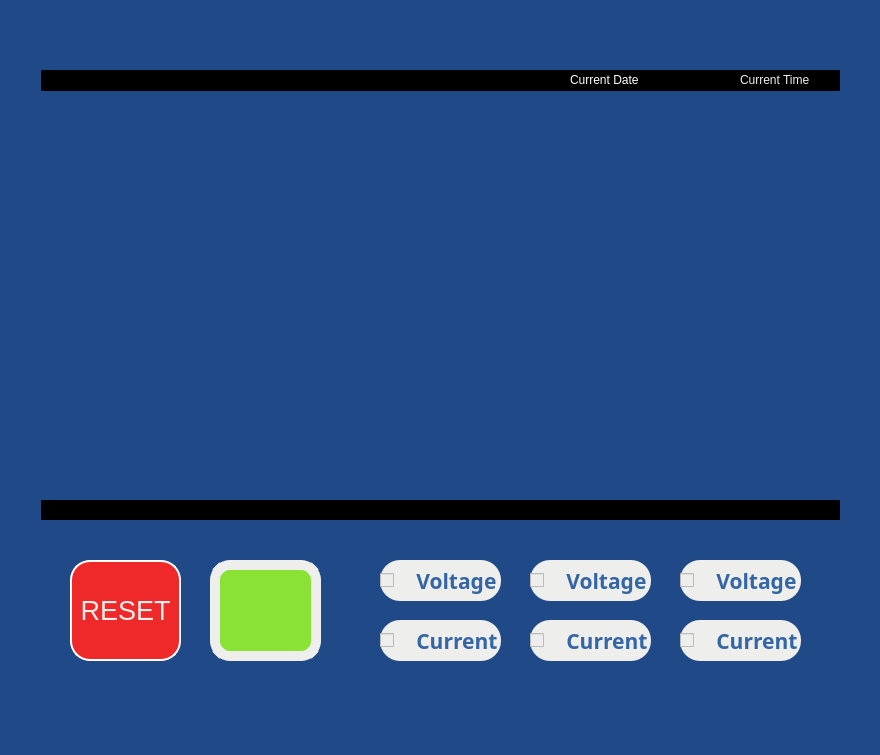
<?xml version="1.0" encoding="UTF-8"?>
<ui version="4.0">
 <class>MonitorGraph</class>
 <widget class="QDialog" name="MonitorGraph">
  <property name="geometry">
   <rect>
    <x>0</x>
    <y>0</y>
    <width>880</width>
    <height>755</height>
   </rect>
  </property>
  <property name="windowTitle">
   <string>Dialog</string>
  </property>
  <property name="styleSheet">
   <string notr="true">background-color: rgb(32, 74, 135);</string>
  </property>
  <widget class="QCustomPlot" name="customPlot" native="true">
   <property name="geometry">
    <rect>
     <x>40</x>
     <y>70</y>
     <width>800</width>
     <height>450</height>
    </rect>
   </property>
   <property name="palette">
    <palette>
     <active>
      <colorrole role="WindowText">
       <brush brushstyle="SolidPattern">
        <color alpha="255">
         <red>0</red>
         <green>0</green>
         <blue>0</blue>
        </color>
       </brush>
      </colorrole>
      <colorrole role="Button">
       <brush brushstyle="SolidPattern">
        <color alpha="255">
         <red>32</red>
         <green>74</green>
         <blue>135</blue>
        </color>
       </brush>
      </colorrole>
      <colorrole role="Light">
       <brush brushstyle="SolidPattern">
        <color alpha="255">
         <red>255</red>
         <green>255</green>
         <blue>255</blue>
        </color>
       </brush>
      </colorrole>
      <colorrole role="Midlight">
       <brush brushstyle="SolidPattern">
        <color alpha="255">
         <red>247</red>
         <green>247</green>
         <blue>247</blue>
        </color>
       </brush>
      </colorrole>
      <colorrole role="Dark">
       <brush brushstyle="SolidPattern">
        <color alpha="255">
         <red>119</red>
         <green>119</green>
         <blue>119</blue>
        </color>
       </brush>
      </colorrole>
      <colorrole role="Mid">
       <brush brushstyle="SolidPattern">
        <color alpha="255">
         <red>159</red>
         <green>159</green>
         <blue>159</blue>
        </color>
       </brush>
      </colorrole>
      <colorrole role="Text">
       <brush brushstyle="SolidPattern">
        <color alpha="255">
         <red>0</red>
         <green>0</green>
         <blue>0</blue>
        </color>
       </brush>
      </colorrole>
      <colorrole role="BrightText">
       <brush brushstyle="SolidPattern">
        <color alpha="255">
         <red>255</red>
         <green>255</green>
         <blue>255</blue>
        </color>
       </brush>
      </colorrole>
      <colorrole role="ButtonText">
       <brush brushstyle="SolidPattern">
        <color alpha="255">
         <red>0</red>
         <green>0</green>
         <blue>0</blue>
        </color>
       </brush>
      </colorrole>
      <colorrole role="Base">
       <brush brushstyle="SolidPattern">
        <color alpha="255">
         <red>32</red>
         <green>74</green>
         <blue>135</blue>
        </color>
       </brush>
      </colorrole>
      <colorrole role="Window">
       <brush brushstyle="SolidPattern">
        <color alpha="255">
         <red>32</red>
         <green>74</green>
         <blue>135</blue>
        </color>
       </brush>
      </colorrole>
      <colorrole role="Shadow">
       <brush brushstyle="SolidPattern">
        <color alpha="255">
         <red>0</red>
         <green>0</green>
         <blue>0</blue>
        </color>
       </brush>
      </colorrole>
      <colorrole role="AlternateBase">
       <brush brushstyle="SolidPattern">
        <color alpha="255">
         <red>247</red>
         <green>247</green>
         <blue>247</blue>
        </color>
       </brush>
      </colorrole>
      <colorrole role="ToolTipBase">
       <brush brushstyle="SolidPattern">
        <color alpha="255">
         <red>255</red>
         <green>255</green>
         <blue>220</blue>
        </color>
       </brush>
      </colorrole>
      <colorrole role="ToolTipText">
       <brush brushstyle="SolidPattern">
        <color alpha="255">
         <red>0</red>
         <green>0</green>
         <blue>0</blue>
        </color>
       </brush>
      </colorrole>
      <colorrole role="PlaceholderText">
       <brush brushstyle="SolidPattern">
        <color alpha="128">
         <red>0</red>
         <green>0</green>
         <blue>0</blue>
        </color>
       </brush>
      </colorrole>
     </active>
     <inactive>
      <colorrole role="WindowText">
       <brush brushstyle="SolidPattern">
        <color alpha="255">
         <red>0</red>
         <green>0</green>
         <blue>0</blue>
        </color>
       </brush>
      </colorrole>
      <colorrole role="Button">
       <brush brushstyle="SolidPattern">
        <color alpha="255">
         <red>32</red>
         <green>74</green>
         <blue>135</blue>
        </color>
       </brush>
      </colorrole>
      <colorrole role="Light">
       <brush brushstyle="SolidPattern">
        <color alpha="255">
         <red>255</red>
         <green>255</green>
         <blue>255</blue>
        </color>
       </brush>
      </colorrole>
      <colorrole role="Midlight">
       <brush brushstyle="SolidPattern">
        <color alpha="255">
         <red>247</red>
         <green>247</green>
         <blue>247</blue>
        </color>
       </brush>
      </colorrole>
      <colorrole role="Dark">
       <brush brushstyle="SolidPattern">
        <color alpha="255">
         <red>119</red>
         <green>119</green>
         <blue>119</blue>
        </color>
       </brush>
      </colorrole>
      <colorrole role="Mid">
       <brush brushstyle="SolidPattern">
        <color alpha="255">
         <red>159</red>
         <green>159</green>
         <blue>159</blue>
        </color>
       </brush>
      </colorrole>
      <colorrole role="Text">
       <brush brushstyle="SolidPattern">
        <color alpha="255">
         <red>0</red>
         <green>0</green>
         <blue>0</blue>
        </color>
       </brush>
      </colorrole>
      <colorrole role="BrightText">
       <brush brushstyle="SolidPattern">
        <color alpha="255">
         <red>255</red>
         <green>255</green>
         <blue>255</blue>
        </color>
       </brush>
      </colorrole>
      <colorrole role="ButtonText">
       <brush brushstyle="SolidPattern">
        <color alpha="255">
         <red>0</red>
         <green>0</green>
         <blue>0</blue>
        </color>
       </brush>
      </colorrole>
      <colorrole role="Base">
       <brush brushstyle="SolidPattern">
        <color alpha="255">
         <red>32</red>
         <green>74</green>
         <blue>135</blue>
        </color>
       </brush>
      </colorrole>
      <colorrole role="Window">
       <brush brushstyle="SolidPattern">
        <color alpha="255">
         <red>32</red>
         <green>74</green>
         <blue>135</blue>
        </color>
       </brush>
      </colorrole>
      <colorrole role="Shadow">
       <brush brushstyle="SolidPattern">
        <color alpha="255">
         <red>0</red>
         <green>0</green>
         <blue>0</blue>
        </color>
       </brush>
      </colorrole>
      <colorrole role="AlternateBase">
       <brush brushstyle="SolidPattern">
        <color alpha="255">
         <red>247</red>
         <green>247</green>
         <blue>247</blue>
        </color>
       </brush>
      </colorrole>
      <colorrole role="ToolTipBase">
       <brush brushstyle="SolidPattern">
        <color alpha="255">
         <red>255</red>
         <green>255</green>
         <blue>220</blue>
        </color>
       </brush>
      </colorrole>
      <colorrole role="ToolTipText">
       <brush brushstyle="SolidPattern">
        <color alpha="255">
         <red>0</red>
         <green>0</green>
         <blue>0</blue>
        </color>
       </brush>
      </colorrole>
      <colorrole role="PlaceholderText">
       <brush brushstyle="SolidPattern">
        <color alpha="128">
         <red>0</red>
         <green>0</green>
         <blue>0</blue>
        </color>
       </brush>
      </colorrole>
     </inactive>
     <disabled>
      <colorrole role="WindowText">
       <brush brushstyle="SolidPattern">
        <color alpha="255">
         <red>119</red>
         <green>119</green>
         <blue>119</blue>
        </color>
       </brush>
      </colorrole>
      <colorrole role="Button">
       <brush brushstyle="SolidPattern">
        <color alpha="255">
         <red>32</red>
         <green>74</green>
         <blue>135</blue>
        </color>
       </brush>
      </colorrole>
      <colorrole role="Light">
       <brush brushstyle="SolidPattern">
        <color alpha="255">
         <red>255</red>
         <green>255</green>
         <blue>255</blue>
        </color>
       </brush>
      </colorrole>
      <colorrole role="Midlight">
       <brush brushstyle="SolidPattern">
        <color alpha="255">
         <red>247</red>
         <green>247</green>
         <blue>247</blue>
        </color>
       </brush>
      </colorrole>
      <colorrole role="Dark">
       <brush brushstyle="SolidPattern">
        <color alpha="255">
         <red>119</red>
         <green>119</green>
         <blue>119</blue>
        </color>
       </brush>
      </colorrole>
      <colorrole role="Mid">
       <brush brushstyle="SolidPattern">
        <color alpha="255">
         <red>159</red>
         <green>159</green>
         <blue>159</blue>
        </color>
       </brush>
      </colorrole>
      <colorrole role="Text">
       <brush brushstyle="SolidPattern">
        <color alpha="255">
         <red>119</red>
         <green>119</green>
         <blue>119</blue>
        </color>
       </brush>
      </colorrole>
      <colorrole role="BrightText">
       <brush brushstyle="SolidPattern">
        <color alpha="255">
         <red>255</red>
         <green>255</green>
         <blue>255</blue>
        </color>
       </brush>
      </colorrole>
      <colorrole role="ButtonText">
       <brush brushstyle="SolidPattern">
        <color alpha="255">
         <red>119</red>
         <green>119</green>
         <blue>119</blue>
        </color>
       </brush>
      </colorrole>
      <colorrole role="Base">
       <brush brushstyle="SolidPattern">
        <color alpha="255">
         <red>32</red>
         <green>74</green>
         <blue>135</blue>
        </color>
       </brush>
      </colorrole>
      <colorrole role="Window">
       <brush brushstyle="SolidPattern">
        <color alpha="255">
         <red>32</red>
         <green>74</green>
         <blue>135</blue>
        </color>
       </brush>
      </colorrole>
      <colorrole role="Shadow">
       <brush brushstyle="SolidPattern">
        <color alpha="255">
         <red>0</red>
         <green>0</green>
         <blue>0</blue>
        </color>
       </brush>
      </colorrole>
      <colorrole role="AlternateBase">
       <brush brushstyle="SolidPattern">
        <color alpha="255">
         <red>239</red>
         <green>239</green>
         <blue>239</blue>
        </color>
       </brush>
      </colorrole>
      <colorrole role="ToolTipBase">
       <brush brushstyle="SolidPattern">
        <color alpha="255">
         <red>255</red>
         <green>255</green>
         <blue>220</blue>
        </color>
       </brush>
      </colorrole>
      <colorrole role="ToolTipText">
       <brush brushstyle="SolidPattern">
        <color alpha="255">
         <red>0</red>
         <green>0</green>
         <blue>0</blue>
        </color>
       </brush>
      </colorrole>
      <colorrole role="PlaceholderText">
       <brush brushstyle="SolidPattern">
        <color alpha="128">
         <red>0</red>
         <green>0</green>
         <blue>0</blue>
        </color>
       </brush>
      </colorrole>
     </disabled>
    </palette>
   </property>
   <property name="acceptDrops">
    <bool>true</bool>
   </property>
   <property name="autoFillBackground">
    <bool>false</bool>
   </property>
   <widget class="QFrame" name="frame">
    <property name="geometry">
     <rect>
      <x>0</x>
      <y>0</y>
      <width>801</width>
      <height>21</height>
     </rect>
    </property>
    <property name="styleSheet">
     <string notr="true">background: black</string>
    </property>
    <property name="frameShape">
     <enum>QFrame::StyledPanel</enum>
    </property>
    <property name="frameShadow">
     <enum>QFrame::Raised</enum>
    </property>
    <widget class="QLabel" name="label_time">
     <property name="geometry">
      <rect>
       <x>700</x>
       <y>0</y>
       <width>91</width>
       <height>20</height>
      </rect>
     </property>
     <property name="styleSheet">
      <string notr="true">color: rgb(238, 238, 236);</string>
     </property>
     <property name="text">
      <string>Current Time</string>
     </property>
    </widget>
    <widget class="QLabel" name="label_date">
     <property name="geometry">
      <rect>
       <x>530</x>
       <y>0</y>
       <width>151</width>
       <height>20</height>
      </rect>
     </property>
     <property name="styleSheet">
      <string notr="true">color: white</string>
     </property>
     <property name="text">
      <string>Current Date</string>
     </property>
    </widget>
   </widget>
   <widget class="QFrame" name="frame_2">
    <property name="geometry">
     <rect>
      <x>0</x>
      <y>430</y>
      <width>801</width>
      <height>21</height>
     </rect>
    </property>
    <property name="styleSheet">
     <string notr="true">background: black</string>
    </property>
    <property name="frameShape">
     <enum>QFrame::StyledPanel</enum>
    </property>
    <property name="frameShadow">
     <enum>QFrame::Raised</enum>
    </property>
   </widget>
  </widget>
  <widget class="QFrame" name="frame_3">
   <property name="geometry">
    <rect>
     <x>0</x>
     <y>0</y>
     <width>880</width>
     <height>70</height>
    </rect>
   </property>
   <property name="styleSheet">
    <string notr="true">background-color: rgb(32, 74, 135);</string>
   </property>
   <property name="frameShape">
    <enum>QFrame::NoFrame</enum>
   </property>
   <property name="frameShadow">
    <enum>QFrame::Sunken</enum>
   </property>
  </widget>
  <widget class="QFrame" name="frame_4">
   <property name="geometry">
    <rect>
     <x>0</x>
     <y>70</y>
     <width>41</width>
     <height>451</height>
    </rect>
   </property>
   <property name="frameShape">
    <enum>QFrame::NoFrame</enum>
   </property>
   <property name="frameShadow">
    <enum>QFrame::Raised</enum>
   </property>
  </widget>
  <widget class="QFrame" name="frame_5">
   <property name="geometry">
    <rect>
     <x>840</x>
     <y>70</y>
     <width>41</width>
     <height>451</height>
    </rect>
   </property>
   <property name="frameShape">
    <enum>QFrame::NoFrame</enum>
   </property>
   <property name="frameShadow">
    <enum>QFrame::Raised</enum>
   </property>
  </widget>
  <widget class="QFrame" name="frame_8">
   <property name="geometry">
    <rect>
     <x>0</x>
     <y>670</y>
     <width>880</width>
     <height>40</height>
    </rect>
   </property>
   <property name="styleSheet">
    <string notr="true">background-color: rgb(32, 74, 135);</string>
   </property>
   <property name="frameShape">
    <enum>QFrame::NoFrame</enum>
   </property>
   <property name="frameShadow">
    <enum>QFrame::Sunken</enum>
   </property>
  </widget>
  <widget class="QFrame" name="frame_7">
   <property name="geometry">
    <rect>
     <x>0</x>
     <y>560</y>
     <width>881</width>
     <height>101</height>
    </rect>
   </property>
   <property name="frameShape">
    <enum>QFrame::NoFrame</enum>
   </property>
   <property name="frameShadow">
    <enum>QFrame::Raised</enum>
   </property>
   <widget class="QCheckBox" name="current_2">
    <property name="geometry">
     <rect>
      <x>680</x>
      <y>60</y>
      <width>121</width>
      <height>41</height>
     </rect>
    </property>
    <property name="font">
     <font>
      <family>Ubuntu Condensed</family>
      <pointsize>16</pointsize>
      <bold>true</bold>
     </font>
    </property>
    <property name="styleSheet">
     <string notr="true">background-color: rgb(238, 238, 236);
border-radius: 20px;
color: rgb(52, 101, 164);</string>
    </property>
    <property name="text">
     <string>   Current 3</string>
    </property>
   </widget>
   <widget class="QCheckBox" name="current_1">
    <property name="geometry">
     <rect>
      <x>530</x>
      <y>60</y>
      <width>121</width>
      <height>41</height>
     </rect>
    </property>
    <property name="font">
     <font>
      <family>Ubuntu Condensed</family>
      <pointsize>16</pointsize>
      <bold>true</bold>
     </font>
    </property>
    <property name="styleSheet">
     <string notr="true">background-color: rgb(238, 238, 236);
border-radius: 20px;
color: rgb(52, 101, 164);</string>
    </property>
    <property name="text">
     <string>   Current 2</string>
    </property>
   </widget>
   <widget class="QCheckBox" name="current_0">
    <property name="geometry">
     <rect>
      <x>380</x>
      <y>60</y>
      <width>121</width>
      <height>41</height>
     </rect>
    </property>
    <property name="font">
     <font>
      <family>Ubuntu Condensed</family>
      <pointsize>16</pointsize>
      <bold>true</bold>
     </font>
    </property>
    <property name="styleSheet">
     <string notr="true">background-color: rgb(238, 238, 236);
border-radius: 20px;
color: rgb(52, 101, 164);</string>
    </property>
    <property name="text">
     <string>   Current 1</string>
    </property>
   </widget>
   <widget class="QPushButton" name="clearButton">
    <property name="geometry">
     <rect>
      <x>70</x>
      <y>0</y>
      <width>111</width>
      <height>101</height>
     </rect>
    </property>
    <property name="font">
     <font>
      <pointsize>20</pointsize>
     </font>
    </property>
    <property name="styleSheet">
     <string notr="true">color: rgb(238, 238, 236);
background-color: rgb(239, 41, 41);
border-radius: 20px;

border: 2px solid white;</string>
    </property>
    <property name="text">
     <string>RESET</string>
    </property>
    <property name="flat">
     <bool>true</bool>
    </property>
   </widget>
   <widget class="QCheckBox" name="voltage_0">
    <property name="geometry">
     <rect>
      <x>380</x>
      <y>0</y>
      <width>121</width>
      <height>41</height>
     </rect>
    </property>
    <property name="font">
     <font>
      <family>Ubuntu Condensed</family>
      <pointsize>16</pointsize>
      <bold>true</bold>
     </font>
    </property>
    <property name="styleSheet">
     <string notr="true">background-color: rgb(238, 238, 236);
border-radius: 20px;
color: rgb(52, 101, 164);</string>
    </property>
    <property name="text">
     <string>   Voltage 1</string>
    </property>
    <property name="tristate">
     <bool>false</bool>
    </property>
   </widget>
   <widget class="QPushButton" name="return_home">
    <property name="geometry">
     <rect>
      <x>210</x>
      <y>0</y>
      <width>111</width>
      <height>101</height>
     </rect>
    </property>
    <property name="minimumSize">
     <size>
      <width>111</width>
      <height>0</height>
     </size>
    </property>
    <property name="maximumSize">
     <size>
      <width>111</width>
      <height>16777215</height>
     </size>
    </property>
    <property name="font">
     <font>
      <pointsize>8</pointsize>
     </font>
    </property>
    <property name="acceptDrops">
     <bool>false</bool>
    </property>
    <property name="autoFillBackground">
     <bool>false</bool>
    </property>
    <property name="styleSheet">
     <string notr="true">image: url(:/icons/res/home_256.png);
border-radius: 20px;

border: 10px solid white;
border-color: rgb(238, 238, 236);
background-color: rgb(138, 226, 52);</string>
    </property>
    <property name="text">
     <string/>
    </property>
    <property name="iconSize">
     <size>
      <width>1</width>
      <height>1</height>
     </size>
    </property>
    <property name="checkable">
     <bool>false</bool>
    </property>
    <property name="flat">
     <bool>true</bool>
    </property>
   </widget>
   <widget class="QCheckBox" name="voltage_1">
    <property name="geometry">
     <rect>
      <x>530</x>
      <y>0</y>
      <width>121</width>
      <height>41</height>
     </rect>
    </property>
    <property name="font">
     <font>
      <family>Ubuntu Condensed</family>
      <pointsize>16</pointsize>
      <bold>true</bold>
     </font>
    </property>
    <property name="styleSheet">
     <string notr="true">background-color: rgb(238, 238, 236);
border-radius: 20px;
color: rgb(52, 101, 164);</string>
    </property>
    <property name="text">
     <string>   Voltage 2</string>
    </property>
   </widget>
   <widget class="QCheckBox" name="voltage_2">
    <property name="geometry">
     <rect>
      <x>680</x>
      <y>0</y>
      <width>121</width>
      <height>41</height>
     </rect>
    </property>
    <property name="font">
     <font>
      <family>Ubuntu Condensed</family>
      <pointsize>16</pointsize>
      <bold>true</bold>
     </font>
    </property>
    <property name="styleSheet">
     <string notr="true">background-color: rgb(238, 238, 236);
border-radius: 20px;
color: rgb(52, 101, 164);</string>
    </property>
    <property name="text">
     <string>   Voltage 3</string>
    </property>
   </widget>
  </widget>
  <widget class="QFrame" name="frame_6">
   <property name="geometry">
    <rect>
     <x>0</x>
     <y>520</y>
     <width>880</width>
     <height>40</height>
    </rect>
   </property>
   <property name="frameShape">
    <enum>QFrame::NoFrame</enum>
   </property>
   <property name="frameShadow">
    <enum>QFrame::Sunken</enum>
   </property>
  </widget>
 </widget>
 <customwidgets>
  <customwidget>
   <class>QCustomPlot</class>
   <extends>QWidget</extends>
   <header>qcustomplot.h</header>
   <container>1</container>
  </customwidget>
 </customwidgets>
 <resources/>
 <connections/>
</ui>
